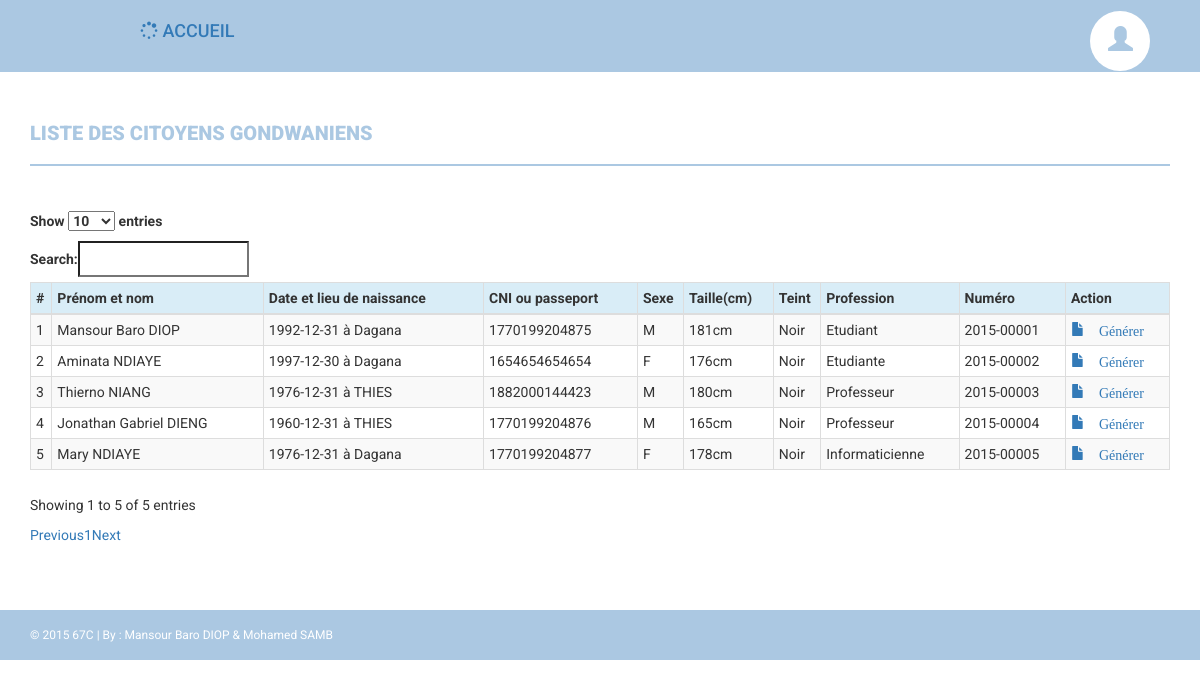
/lister.php (signed in), run on the app's committed database.
### tables this page shows
CREATE TABLE IF NOT EXISTS `etat_civil` (
  `id_etat_civil` int(11) NOT NULL AUTO_INCREMENT,
  `nom` varchar(255) NOT NULL,
  `prenom` varchar(255) NOT NULL,
  `date_naissance` date NOT NULL,
  `lieu_naissance` varchar(255) NOT NULL,
  `sexe` char(1) NOT NULL,
  `profession` varchar(255) NOT NULL,
  `situation_matrimonial` varchar(255) NOT NULL,
  `cni_ou_passeport` varchar(255) NOT NULL,
  `date_delivrance` date NOT NULL,
  `date_fin_validite` date NOT NULL,
  `discipline` varchar(255) DEFAULT NULL,
  `date_entree_gondwana` date NOT NULL,
  `photo` varchar(255) NOT NULL,
  `teint` varchar(255) NOT NULL,
  `taille` int(11) NOT NULL,
  `immatriculation` varchar(255) NOT NULL,
  PRIMARY KEY (`id_etat_civil`),
  UNIQUE KEY `cni_ou_passeport` (`cni_ou_passeport`),
  UNIQUE KEY `photo` (`photo`),
  UNIQUE KEY `immatriculation` (`immatriculation`)
);

### lister.php (the view, shortened to what this page needs)
<!DOCTYPE html>
<html lang="fr">
  <head>
    <link href="assets/css/bootstrap.css" rel="stylesheet" />
    <link href="assets/css/font-awesome.css" rel="stylesheet" />
    <link href="assets/css/style.css" rel="stylesheet" />
</head>
<body>
    <div class="navbar navbar-inverse set-radius-zero" role="navigation">
        <div class="container">
            <div class="navbar-collapse collapse" id="bs-example-navbar-collapse-1">
                <div class="user-settings-wrapper">
                    <ul class="nav">
                        <div class="row">
                            <div class="col-md-offset-1 col-md-10">
                               <li><a href="accueil.php"><h4><i class="fa fa-spinner fa-spin"></i> ACCUEIL</h4></a></li>&nbsp;&nbsp;&nbsp;&nbsp;
                            </div>
                            <div class="col-md-1">
                                <li class="dropdown">
                                    <a class="dropdown-toggle" data-toggle="dropdown" href="#" aria-expanded="false">
                                        <span class="glyphicon glyphicon-user" style="font-size: 25px;"></span>
                                    </a>
                                </li>
                            </div>
                        </div>
                    </ul>
                </div>
            </div>
        </div>
    </div>
    <?php
include 'connexion.php';
$req='select * from etat_civil, contacts, piece, parents  where etat_civil.id_etat_civil=contacts.id_etat_civil and etat_civil.id_etat_civil=piece.id_etat_civil and etat_civil.id_etat_civil=parents.id_etat_civil order by etat_civil.id_etat_civil';
$reponse = $bdd->query($req);
  while ($donnees= $reponse->fetch()) {
        $id=$donnees['id_etat_civil'];
    }
    if(!empty($id))
    {
?>
   <div class="content-wrapper">
        <div class="container">
            <div class="row">
                <div class="col-md-12">
                    <h4 class="page-head-line">Liste des citoyens gondwaniens</h4>
                </div>
                  <div class="col-md-12">
                    <div class="table-responsive">
                        <table class="table  table-bordered table-striped table-condensed" id="mytable">
                            <thead>
                              <tr class="active info">
                                <th>#</th>
                                <th>Prénom et nom</th>
                                <th>Date et lieu de naissance</th>
                                <th>CNI ou passeport</th>
                                <th>Sexe</th>
                                <th>Taille(cm)</th>
                                <th>Teint</th>
                                <th>Profession</th>
                                <th>Numéro</th>
                                <th>Action</th>
                              </tr>
                            </thead>
                            <tbody>
                              <?php
                                  $req='select * from etat_civil, contacts, piece, parents  where etat_civil.id_etat_civil=contacts.id_etat_civil and etat_civil.id_etat_civil=piece.id_etat_civil and etat_civil.id_etat_civil=parents.id_etat_civil order by etat_civil.id_etat_civil';
                                    $reponse = $bdd->query($req);
                                    $i=1;
                                      while ($donnees= $reponse->fetch()) {
                                            $id=$donnees['id_etat_civil'];
                                            $nom=$donnees['nom'];
                                            $prenom=$donnees['prenom'];
                                            $datenaiss=$donnees['date_naissance'];
                                            $lieunaiss=$donnees['lieu_naissance'];
                                            $cni=$donnees['cni_ou_passeport'];
                                            $sexe=$donnees['sexe'];
                                            $profession=$donnees['profession'];
                                            $teint=$donnees['teint'];
                                            $taille=$donnees['taille'];
                                            $num=$donnees['immatriculation'];
                              ?>
                              <tr>
                                <td> <?php echo $i;  ?></td>
                                <td> <?php echo $prenom.' '.strtoupper($nom); ?></td>
                                <td> <?php echo $datenaiss.' à '.$lieunaiss;  ?></td>
                                <td> <?php echo $cni; ?></td>
                                <td> <?php echo $sexe;?></td>
                                <td> <?php echo $taille.'cm';?></td>
                                <td> <?php echo $teint;?></td>
                                <td> <?php echo $profession;?></td>
                                <td> <?php echo $num;$i++;?></td>
                                <td> <a href='generer.php?id=<?php echo $id; ?>'> <span class="glyphicon glyphicon-file"> Générer </span> </a> </td>
                              </tr>
                             <?php
                                }$reponse->closeCursor();
                                ?>
                            </tbody>
                        </table>
                    </div>
                </div>
            </div>
        </div>
    </div>
  <?php
  }else{
       echo "<script langage='javascript'> alert(\"La base de données est vide. Veuillez insérer pour pouvoir lister!\")</script>";
        echo"<script langage='javascript'>document.location.href='inscrire.php'</script>";
}
?>
    <footer>
        <div class="container">
            <div class="row">
                <div class="col-md-12">
                    © 2015 67C | By : Mansour Baro DIOP & Mohamed SAMB
                </div>
            </div>
        </div>
    </footer>
</body>
</html>

### assets/css/style.css (style rules this page uses)
body { font-family: 'Roboto', sans-serif; line-height: 30px; }
.set-radius-zero { border-radius: 0px; -moz-border-radius: 0px; -webkit-border-radius: 0px; }
.content-wrapper { margin-top: 40px; min-height: 482px; padding-bottom: 60px; }
.page-head-line { font-weight: 900; padding-bottom: 20px; border-bottom: 2px solid #ABC8E2; text-transform: uppercase; color: #ABC8E2; font-size: 20px; margin-bottom: 40px; }
.user-settings-wrapper .nav .row .col-md-1> li > a { position: relative; display: block; padding: 15px 18px; border-radius: 50%; -webkit-border-radius: 50%; -moz-border-radius: 50%; height: 60px; width: 60px; background-color: #fff; color: #ABC8E2; }
.user-settings-wrapper { margin-top: 10px; }
.user-settings-wrapper li { display: inline-block; }
.navbar-inverse { background-color: #ABC8E2; border-color: transparent; }
.navbar { margin-bottom: 0px; }
footer { padding: 10px; color: #fff; font-size: 12px; background-color: #ABC8E2; }

### data on the page
etat_civil: prenom "Mansour Baro", nom "DIOP", date_naissance "1992-12-31", lieu_naissance "Dagana", cni_ou_passeport "1770199204875", sexe "M", taille "181", teint "Noir", profession "Etudiant", immatriculation "2015-00001"
etat_civil: prenom "Aminata", nom "NDIAYE", date_naissance "1997-12-30", lieu_naissance "Dagana", cni_ou_passeport "1654654654654", sexe "F", taille "176", teint "Noir", profession "Etudiante", immatriculation "2015-00002"
etat_civil: prenom "Thierno", nom "NIANG", date_naissance "1976-12-31", lieu_naissance "THIES", cni_ou_passeport "1882000144423", sexe "M", taille "180", teint "Noir", profession "Professeur", immatriculation "2015-00003"
etat_civil: prenom "Jonathan Gabriel", nom "DIENG", date_naissance "1960-12-31", lieu_naissance "THIES", cni_ou_passeport "1770199204876", sexe "M", taille "165", teint "Noir", profession "Professeur", immatriculation "2015-00004"
etat_civil: prenom "Mary", nom "NDIAYE", date_naissance "1976-12-31", lieu_naissance "Dagana", cni_ou_passeport "1770199204877", sexe "F", taille "178", teint "Noir", profession "Informaticienne", immatriculation "2015-00005"
